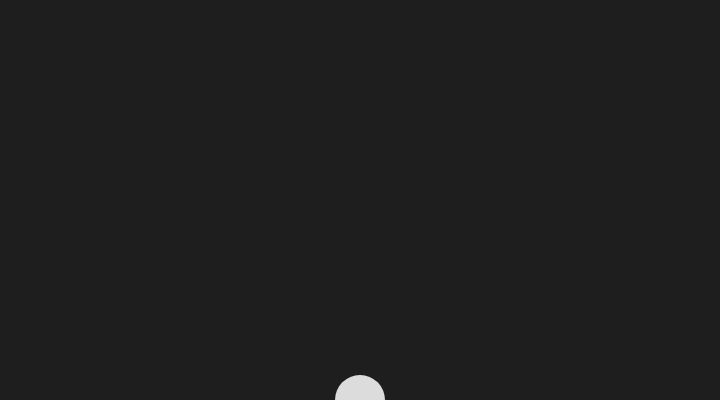
Frame 1 (no input)
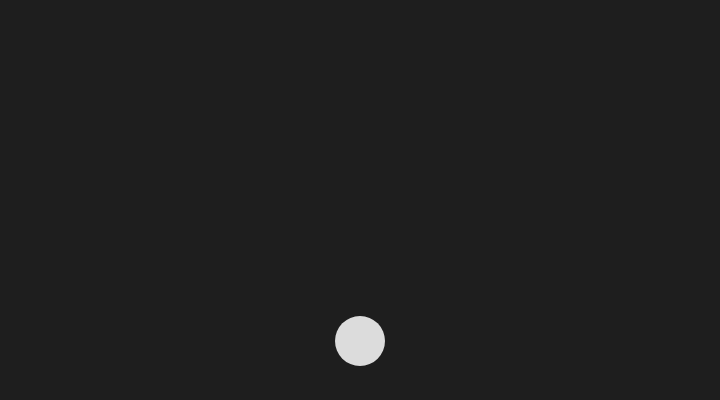
Frame 60 (no input)
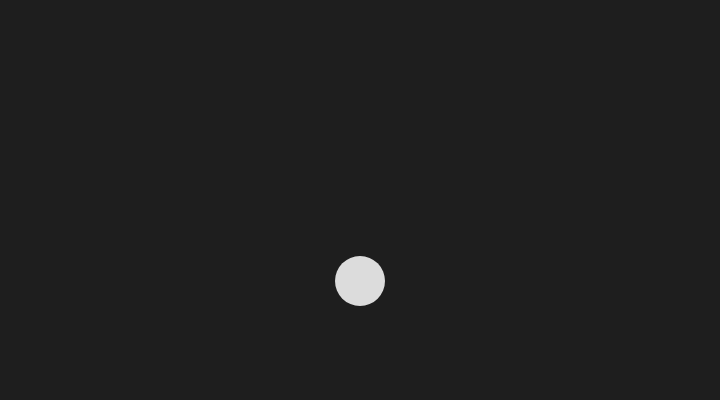
Frame 120 (the mouse pressed at the canvas centre since frame 60)

The p5.js sketch that drew these frames (run headless with seeded random() and noise() and a simulated clock; from frame 60 on, the mouse is pressed at the canvas centre):

// p5.js sketch
// ── sketch.js
let x, y;

function setup() {
  createCanvas(720, 400);
  // Starts in the middle
  x = width / 2;
  y = height;
}

function draw() {
  background(30);
  
  // Draw a circle
  noStroke();
  fill(220);
  ellipse(x, y, 50, 50);
  
  x = x ++;
  y = y - 1;
  
  // Reset to the bottom
  if (y < 0) {
    y = height;
  }
}
